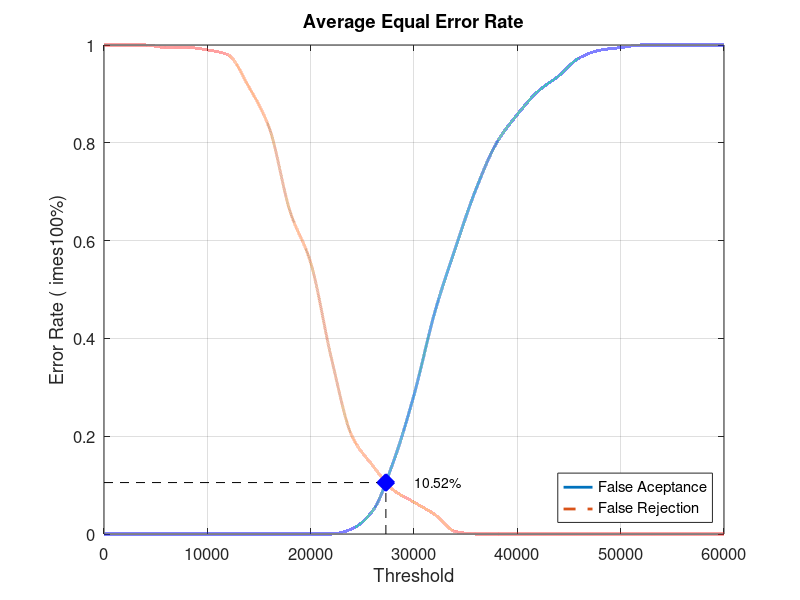
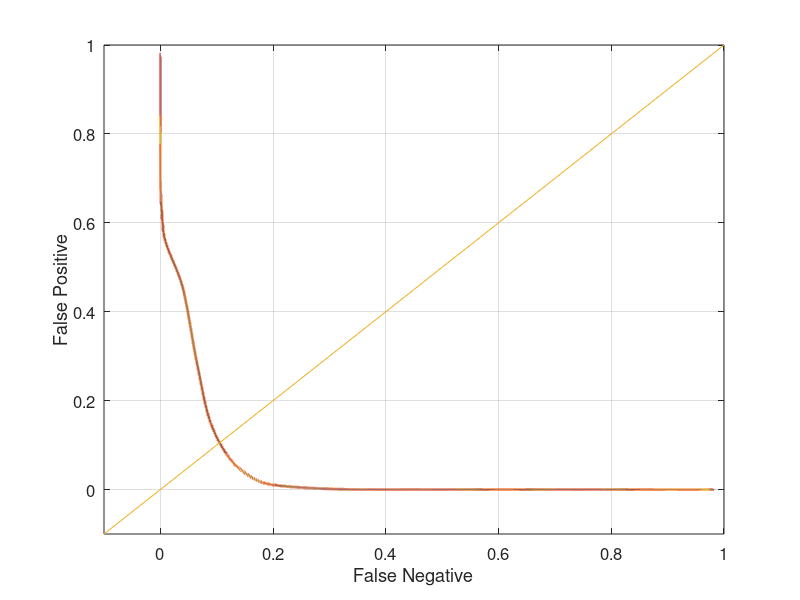

Recreate these plots in MATLAB, in order.
close all;
clear;
clc;
x = 0:2000:60000;
xq = 0:0.5:60000;

y0 = [0 0 0 0 0 0 0 0 0 0 0 0 0.0105263 0.0473684 0.147368 0.284211 0.452632 0.584211 0.705263 0.8 0.857895 0.905263 0.936842 0.973684 0.989474 0.994737 1 1 1 1 1]
yy0 = interp1(x, y0, xq, 'pchip');
y1 = [1 1 1 0.995 0.995 0.99 0.98 0.915 0.83 0.66 0.555 0.36 0.2 0.14 0.09 0.065 0.04 0.005 0 0 0 0 0 0 0 0 0 0 0 0 0]
yy1 = interp1(x, y1, xq, 'pchip');

% Calculating EER: 
y2 = abs(y0 - y1);
find(y2 == min(y2))
yy2 = abs(yy0 - yy1);
xEER = find(yy2 == min(yy2));
xEERIndex = xq(xEER) % X-axis EER
yEER = yy0(xEER) % Y-axis EER

main = figure
plot(xq, yy0,'-','LineWidth', 2);	hold on
plot(xq, yy1,'--','LineWidth', 2);	hold on
plot([xEERIndex xEERIndex], [0 yEER], 'k--');	hold on
plot([0 xEERIndex], [yEER yEER], 'k--');	hold on
plot(xEERIndex, yEER, 'bx', 'LineWidth', 10);	hold on
text(xEERIndex + 10 * xEERIndex / 100, yEER, [num2str(round((10000 * yEER)) / 100) '%'])
legend('False Aceptance', 'False Rejection', 'Location', 'SouthEast')
xlabel('Threshold')
ylabel('Error Rate (	imes100%)')
title('Average Equal Error Rate')
set(gca, 'FontSize', 12)
axis([0 60000 0 1])
grid on

print(main, 'Database4_1Main', '-dpng');
FNRxFPR = figure('Color', [1 1 1]);
plot(yy1, yy0, '-', yy1, yy0, 'LineWidth', 2);
hold on
y = -0.1:0.1:1
plot(y, y); 
set(gca, 'FontSize', 12)
xlabel('False Negative')
ylabel('False Positive')
axis([-0.1 1 -0.1 1])
set(gca, 'FontSize', 12)
grid on

print(FNRxFPR, 'Database4_1FNRxFPR','-dpng');
